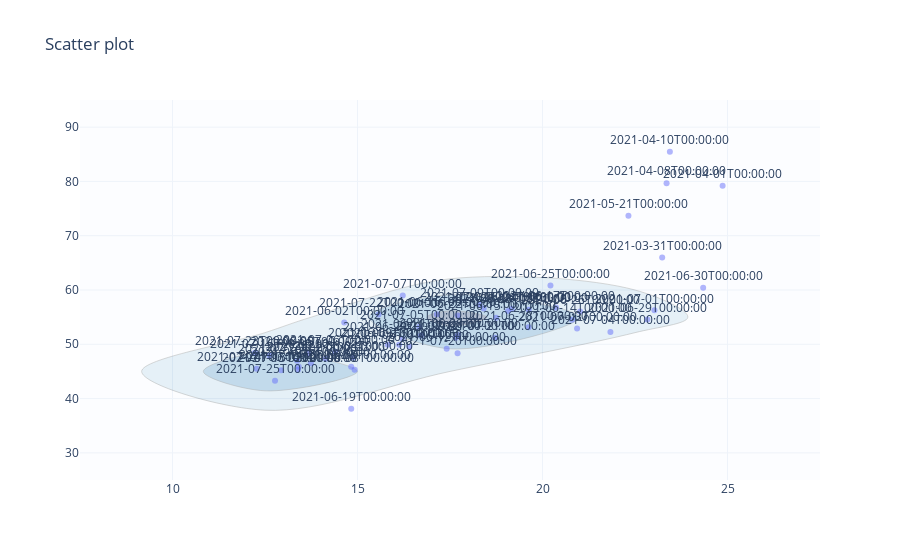

Notebook source saved alongside this figure:
### Code cell
# interactive scatter plot to zoom in and identify outliers
scl = cl.scales["9"]["seq"]["Blues"]
colorscale = [[float(i) / float(len(scl) - 1), scl[i]] for i in range(len(scl))]

trace = go.Scatter(
    x=df_bl.Ext_temp,
    y=df_bl.DP_energy,
    text=df_bl.index,
    mode="markers+text",
    textposition="top center",
    hoverinfo="text",
    marker=dict(opacity=0.5, sizemin=5, sizemode="area"),
)
trace_c = go.Histogram2dContour(
    x=df_bl.Ext_temp,
    y=df_bl.DP_energy,
    ncontours=5,
    colorscale=colorscale,
    showscale=False,
    opacity=0.3,
)
data = [trace, trace_c]
layout = go.Layout(title="Scatter plot")
fig = go.Figure(data=data, layout=layout)
fig.show()
